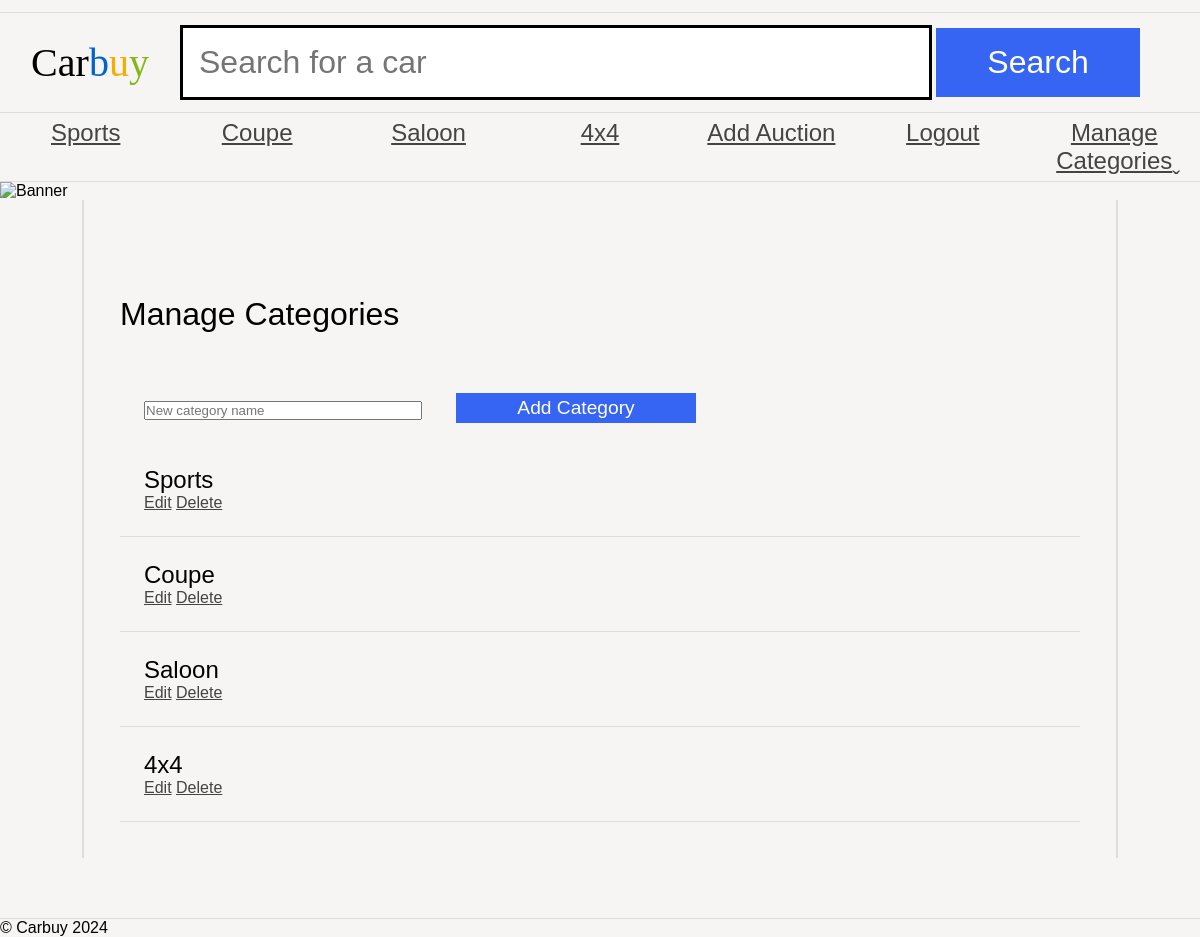
The page /as1/public/adminCategories.php (signed in) on the database its author committed.
### tables this page shows
CREATE TABLE `category` (
  `id` int(11) NOT NULL AUTO_INCREMENT,
  `name` varchar(255) NOT NULL,
  PRIMARY KEY (`id`)
);

### as1/public/adminCategories.php (the view, shortened to what this page needs)
<?php
$db = getDbConnection();
$categories = $db->query("SELECT * FROM category")->fetchAll(PDO::FETCH_ASSOC);
?>
<!DOCTYPE html>
<html>
<head>
    <link rel="stylesheet" href="carbuy.css" />
</head>
<body>
    <header>
        <h1><span class="C">C</span><span class="a">a</span><span class="r">r</span><span class="b">b</span><span class="u">u</span><span class="y">y</span></h1>
        <form action="search.php" method="GET">
            <input type="text" name="search" placeholder="Search for a car" />
            <input type="submit" name="submit" value="Search" />
        </form>
    </header>
    <nav>
        <ul>
            <?php
            $mainCategories = array_slice($categories, 0, 7);
            foreach ($mainCategories as $category): ?>
                <li><a class="categoryLink" href="category.php?id=<?php echo $category['id']; ?>"><?php echo htmlspecialchars($category['name']); ?></a></li>
            <?php endforeach; ?>
            <li><a href="addAuction.php">Add Auction</a></li>
            <li><a href="logout.php">Logout</a></li>
            <li><a href="adminCategories.php">Manage Categories</a></li>
        </ul>
    </nav>
    <img src="banners/1.jpg" alt="Banner" />
    <main>
        <h1>Manage Categories</h1>
        <form method="POST" style="display: flex; align-items: center; gap: 10px;">
            <input type="text" name="new_category" placeholder="New category name" required />
            <input type="submit" value="Add Category" />
        </form>
        <ul class="carList">
            <?php foreach ($categories as $category): ?>
                <li>
                    <article>
                        <h2><?php echo htmlspecialchars($category['name']); ?></h2>
                        <a href="editCategory.php?id=<?php echo $category['id']; ?>">Edit</a>
                        <a href="deleteCategory.php?id=<?php echo $category['id']; ?>">Delete</a>
                    </article>
                </li>
            <?php endforeach; ?>
        </ul>
    </main>
    <footer>
        © Carbuy 2024
    </footer>
</body>
</html>

### as1/public/carbuy.css (style rules this page uses)
* { margin: 0; padding: 0; }
body { font-family: "Oxygen-Regular", sans-serif; background-color: #f6f5f4; max-width: 100vw; overflow-x: hidden; }
h1, h2, h3, h4 { font-weight: normal; }
a, a:visited { color: #444; }
header { margin-top: 1vw; font-family: "Univers-Light-Normal"; display: grid; grid-template-columns: 15% 85%; align-items: center; padding-top: 1vw; padding-bottom: 1vw; border-top: 1px solid #ddd; border-bottom: 1px solid #ddd; }
header h1 { text-align: center; font-size: 2.5em; }
form { display: block; }
header form input[type="text"] { border: 3px solid black; font-size: 2em; padding: 0.5em; width: 70%; }
body > img { width: 100vw; height:40vw; }
header form input[type="submit"] { background-color: #3665f3; color: white; width: 20%; font-size: 2em; padding: 0.5em; cursor: pointer; border: 0; }
header .b { color: #0063d1; }
header .u { color: #f4ae01; }
header .y { color: #85b716; }
body > nav { border-bottom: 1px solid #ddd; }
body > nav ul li:last-child a:after { content: "ˬ"; position: absolute; }
body > nav ul { display: flex; width: 100vw; list-style-type: none; }
body > nav ul li { flex: 1; }
body > nav ul li a { display: block; text-align: center; padding-top: 0.5vw; padding-bottom: 0.5vw; font-size: 1.5em; }
.carList { list-style-type: none; }
.carList li { padding: 2vw; border-bottom: 1px solid #ddd; display: grid; grid-template-columns: 18% 80%; }
main { padding: 3vw; display: block; overflow: hidden; width: 80vw; margin: auto; border-left: 2px solid #ddd; border-right: 2px solid #ddd; }
main h1 { margin-top: 5vw; margin-bottom: 5vw; }
footer { margin-top: 5vw; border-top: 1px solid #ddd; }
main form { display: flex; flex-wrap: wrap; width: 50vw; }
main form label, main form input { flex-grow: 1; width: 20vw; margin-bottom: 1em; margin-right: 2vw; margin-left: 2vw; }
main form input[type="submit"] { background-color: #3665f3; color: white; flex-grow: 0; margin-left: auto; font-size: 1.2em; padding: 0.2em; cursor: pointer; border: 0; }

### rows shown on the page
category: name "Sports"
category: name "Coupe"
category: name "Saloon"
category: name "4x4"
